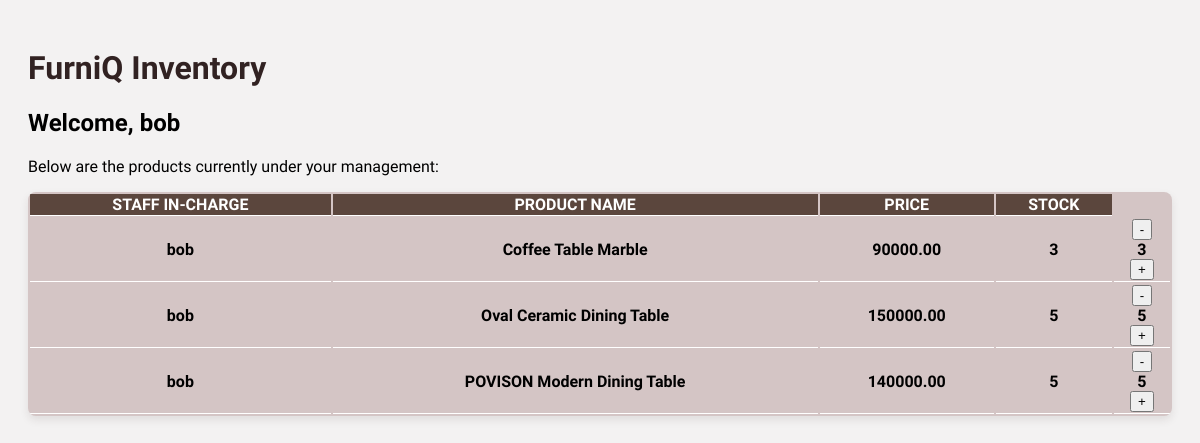
Before: /list/ (signed in) with the older database file.
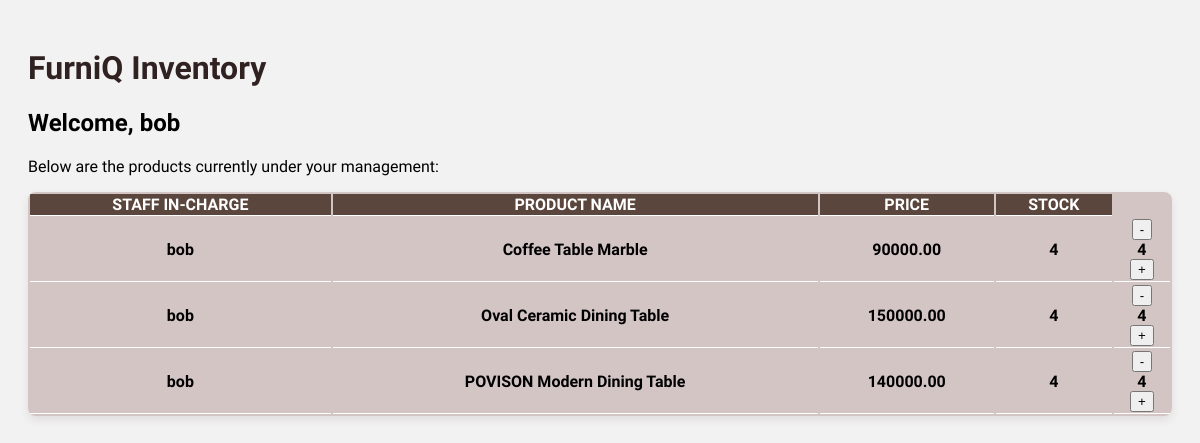
After: the same page with the newer database file.
### inventory/models.py (models this page shows, shortened)
class Product(models.Model):
    CATEGORY_CHOICES = [
        ('Bedroom', 'Bedroom'),
        ('Living Room', 'Living Room'),
        ('Dining', 'Dining'),
    ]
    name = models.CharField(max_length=100)
    price = models.DecimalField(max_digits=10, decimal_places=2)
    old_price = models.DecimalField(max_digits=10, decimal_places=2, blank=True, null=True)
    stock = models.IntegerField(default=0)
    category = models.CharField(max_length=50, choices=CATEGORY_CHOICES, default='Living Room')
    assigned_staff = models.ForeignKey(
        User,
        on_delete=models.SET_NULL,
        null=True,
        blank=True,
        limit_choices_to={'is_staff': True}
    )
    image = models.ImageField(upload_to='product_images/', null=True, blank=True)
    is_featured = models.BooleanField(default=False)

### inventory/views.py (the view)
# urls.py: path('list/', views.product_list, name='product_list'), # for staffs
def product_list(request):
    query = request.GET.get('q')
    if request.user.is_staff:
        products = Product.objects.filter(assigned_staff=request.user)
        if query:
            products = Product.objects.filter(name__icontains=query)
    else:
        products = Product.objects.none()
        messages.error(request, "You do not have permission to view this inventory.")
    return render(request, 'inventory/product_list.html',{'products': products})

### inventory/context_processors.py (called while the page is built)
def notification_context(request):
    if request.user.is_authenticated:
        notifications = Notification.objects.filter(user=request.user).order_by("-created_at")[:5]
        return {
            'notifications': notifications,
            'notif_count': Notification.objects.filter(user=request.user, is_read=False).count()
        }
    return {'notifications': [], 'notif_count': 0}

### inventory/templates/inventory/product_list.html (shortened to what this page needs)
<!DOCTYPE html>
<html>
<head>
</head>
<body>
    <h1> FurniQ Inventory </h1>
<div class="container mt-4">
    <h2> Welcome, {{ user.username }} </h2>
    <p>Below are the products currently under your management: </p>
    <table class="table table-hover">
        <thead>
            <tr>
                <th> Staff In-charge </th>
                <th> Product name </th>
                <th> Price </th>
                <th> Stock </th>
            </tr>
        </thead>
        <tbody>
            {% for product in products %}
            <tr>
                <td>
                    {% if product.assigned_staff %}
                       {{ product.assigned_staff.username }}
                    {% else %}
                    <span style="color: gray;"> Unassigned </span>
                    {% endif %}
                </td>
                <td> {{ product.name }}</td>
                <td> {{ product.price }}</td>
                <td> {{ product.stock }}</td>
                <td>
                    <div class="d-flex align-items-center justify-content-center">
                        <form action="{% url 'update_stock' product.id %}" method="POST" class="me-2">
                            <button type="submit" class="btn btn-sm btn-outline-danger">-</button>
                        </form>
                        <span class="fw-bold mx-2">{{ product.stock }}</span>
                        <form action="{% url 'update_stock' product.id %}" method="POST" class="ms-2">
                            <button type="submit" class="btn btn-sm btn-outline-success">+</button>
                        </form>
                    </div>
                </td>
            </tr>
            {% empty %}
            <tr>
                <td colspan="4"> No products found matching your search.</td>
            </tr>
            {% endfor %}
        </tbody>
    </table>
</body>
</html>

### inventory/templates/inventory/product_list.html (style rules this page uses)
body { font-family:'Italiana', serif; padding: 20px; background-color: #f3f2f2ff; }
h1 { color: #312222ff; font-family: 'Italiana', serif; }
table { width: 100%; border-collapse: separate; background: white; border-radius: 8px; overflow: hidden; box-shadow: 0 4px 8px rgba(56, 35, 35, 0.1); background-color: #d4c5c5ff; }
th, td { font-family:'Italiana', serif; font-weight: bold; padding: 12px, 15px; text-align: center; border-bottom: 1px solid #ffffffff; border-color: #ffffffff; }
th { font-family:'Italiana', serif; background-color: #5b463dff; color: white; text-transform: uppercase; border-bottom: 1px solid #ffffffff; }

Changed rows visible on the page:
changed Product "Coffee Table Marble": stock "3" → "4"
changed Product "Oval Ceramic Dining Table": stock "5" → "4"
changed Product "POVISON Modern Dining Table": stock "5" → "4"
